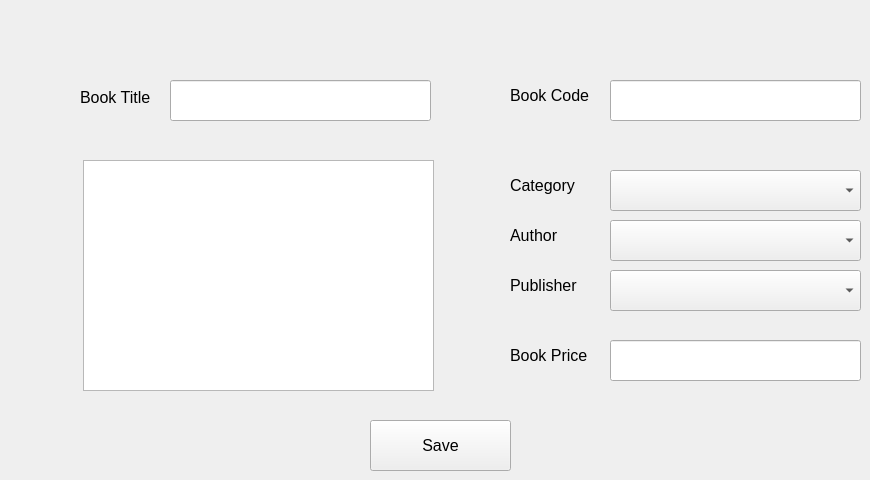
      <widget class="QWidget" name="widget">
       <attribute name="title">
        <string>Add New Book</string>
       </attribute>
       <widget class="QLineEdit" name="lineEdit_2">
        <property name="geometry">
         <rect>
          <x>170</x>
          <y>80</y>
          <width>261</width>
          <height>41</height>
         </rect>
        </property>
        <property name="font">
         <font>
          <family>Segoe UI</family>
          <pointsize>12</pointsize>
         </font>
        </property>
       </widget>
       <widget class="QLineEdit" name="lineEdit_3">
        <property name="geometry">
         <rect>
          <x>610</x>
          <y>80</y>
          <width>251</width>
          <height>41</height>
         </rect>
        </property>
        <property name="font">
         <font>
          <family>Segoe UI</family>
          <pointsize>12</pointsize>
         </font>
        </property>
       </widget>
       <widget class="QLineEdit" name="lineEdit_4">
        <property name="geometry">
         <rect>
          <x>610</x>
          <y>340</y>
          <width>251</width>
          <height>41</height>
         </rect>
        </property>
        <property name="font">
         <font>
          <family>Segoe UI</family>
          <pointsize>12</pointsize>
         </font>
        </property>
       </widget>
       <widget class="QComboBox" name="comboBox_3">
        <property name="geometry">
         <rect>
          <x>610</x>
          <y>170</y>
          <width>251</width>
          <height>41</height>
         </rect>
        </property>
        <property name="font">
         <font>
          <family>Segoe UI</family>
          <pointsize>12</pointsize>
         </font>
        </property>
       </widget>
       <widget class="QComboBox" name="comboBox_4">
        <property name="geometry">
         <rect>
          <x>610</x>
          <y>220</y>
          <width>251</width>
          <height>41</height>
         </rect>
        </property>
        <property name="font">
         <font>
          <family>Segoe UI</family>
          <pointsize>12</pointsize>
         </font>
        </property>
       </widget>
       <widget class="QComboBox" name="comboBox_5">
        <property name="geometry">
         <rect>
          <x>610</x>
          <y>270</y>
          <width>251</width>
          <height>41</height>
         </rect>
        </property>
        <property name="font">
         <font>
          <family>Segoe UI</family>
          <pointsize>12</pointsize>
         </font>
        </property>
       </widget>
       <widget class="QPushButton" name="pushButton_7">
        <property name="geometry">
         <rect>
          <x>370</x>
          <y>420</y>
          <width>141</width>
          <height>51</height>
         </rect>
        </property>
        <property name="font">
         <font>
          <family>Segoe UI</family>
          <pointsize>12</pointsize>
         </font>
        </property>
        <property name="text">
         <string>Save</string>
        </property>
       </widget>
       <widget class="QLabel" name="label_3">
        <property name="geometry">
         <rect>
          <x>80</x>
          <y>82</y>
          <width>81</width>
          <height>31</height>
         </rect>
        </property>
        <property name="font">
         <font>
          <family>Segoe UI</family>
          <pointsize>12</pointsize>
         </font>
        </property>
        <property name="text">
         <string>Book Title</string>
        </property>
       </widget>
       <widget class="QLabel" name="label_4">
        <property name="geometry">
         <rect>
          <x>510</x>
          <y>80</y>
          <width>91</width>
          <height>31</height>
         </rect>
        </property>
        <property name="font">
         <font>
          <family>Segoe UI</family>
          <pointsize>12</pointsize>
         </font>
        </property>
        <property name="text">
         <string>Book Code</string>
        </property>
       </widget>
       <widget class="QLabel" name="label_5">
        <property name="geometry">
         <rect>
          <x>510</x>
          <y>170</y>
          <width>81</width>
          <height>31</height>
         </rect>
        </property>
        <property name="font">
         <font>
          <family>Segoe UI</family>
          <pointsize>12</pointsize>
         </font>
        </property>
        <property name="text">
         <string>Category</string>
        </property>
       </widget>
       <widget class="QLabel" name="label_6">
        <property name="geometry">
         <rect>
          <x>510</x>
          <y>220</y>
          <width>81</width>
          <height>31</height>
         </rect>
        </property>
        <property name="font">
         <font>
          <family>Segoe UI</family>
          <pointsize>12</pointsize>
         </font>
        </property>
        <property name="text">
         <string>Author</string>
        </property>
       </widget>
       <widget class="QLabel" name="label_7">
        <property name="geometry">
         <rect>
          <x>510</x>
          <y>270</y>
          <width>81</width>
          <height>31</height>
         </rect>
        </property>
        <property name="font">
         <font>
          <family>Segoe UI</family>
          <pointsize>12</pointsize>
         </font>
        </property>
        <property name="text">
         <string>Publisher</string>
        </property>
       </widget>
       <widget class="QLabel" name="label_8">
        <property name="geometry">
         <rect>
          <x>510</x>
          <y>340</y>
          <width>91</width>
          <height>31</height>
         </rect>
        </property>
        <property name="font">
         <font>
          <family>Segoe UI</family>
          <pointsize>12</pointsize>
         </font>
        </property>
        <property name="text">
         <string>Book Price</string>
        </property>
       </widget>
       <widget class="QTextEdit" name="textEdit">
        <property name="geometry">
         <rect>
          <x>83</x>
          <y>160</y>
          <width>351</width>
          <height>231</height>
         </rect>
        </property>
        <property name="font">
         <font>
          <family>Segoe UI</family>
          <pointsize>12</pointsize>
         </font>
        </property>
       </widget>
      </widget>
